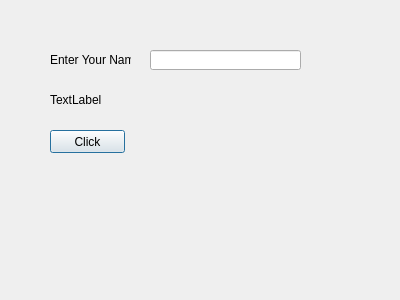
<?xml version="1.0" encoding="UTF-8"?>
<ui version="4.0">
 <class>Dialog</class>
 <widget class="QDialog" name="Dialog">
  <property name="geometry">
   <rect>
    <x>0</x>
    <y>0</y>
    <width>400</width>
    <height>300</height>
   </rect>
  </property>
  <property name="windowTitle">
   <string>Dialog</string>
  </property>
  <widget class="QPushButton" name="ButtonClickMe">
   <property name="geometry">
    <rect>
     <x>50</x>
     <y>130</y>
     <width>75</width>
     <height>23</height>
    </rect>
   </property>
   <property name="styleSheet">
    <string notr="true"/>
   </property>
   <property name="text">
    <string>Click</string>
   </property>
  </widget>
  <widget class="QLineEdit" name="lineEditName">
   <property name="geometry">
    <rect>
     <x>150</x>
     <y>50</y>
     <width>151</width>
     <height>20</height>
    </rect>
   </property>
  </widget>
  <widget class="QLabel" name="label">
   <property name="geometry">
    <rect>
     <x>50</x>
     <y>50</y>
     <width>81</width>
     <height>20</height>
    </rect>
   </property>
   <property name="text">
    <string>Enter Your Name</string>
   </property>
  </widget>
  <widget class="QLabel" name="label_2">
   <property name="geometry">
    <rect>
     <x>50</x>
     <y>90</y>
     <width>251</width>
     <height>20</height>
    </rect>
   </property>
   <property name="text">
    <string>TextLabel</string>
   </property>
  </widget>
 </widget>
 <resources/>
 <connections/>
</ui>
